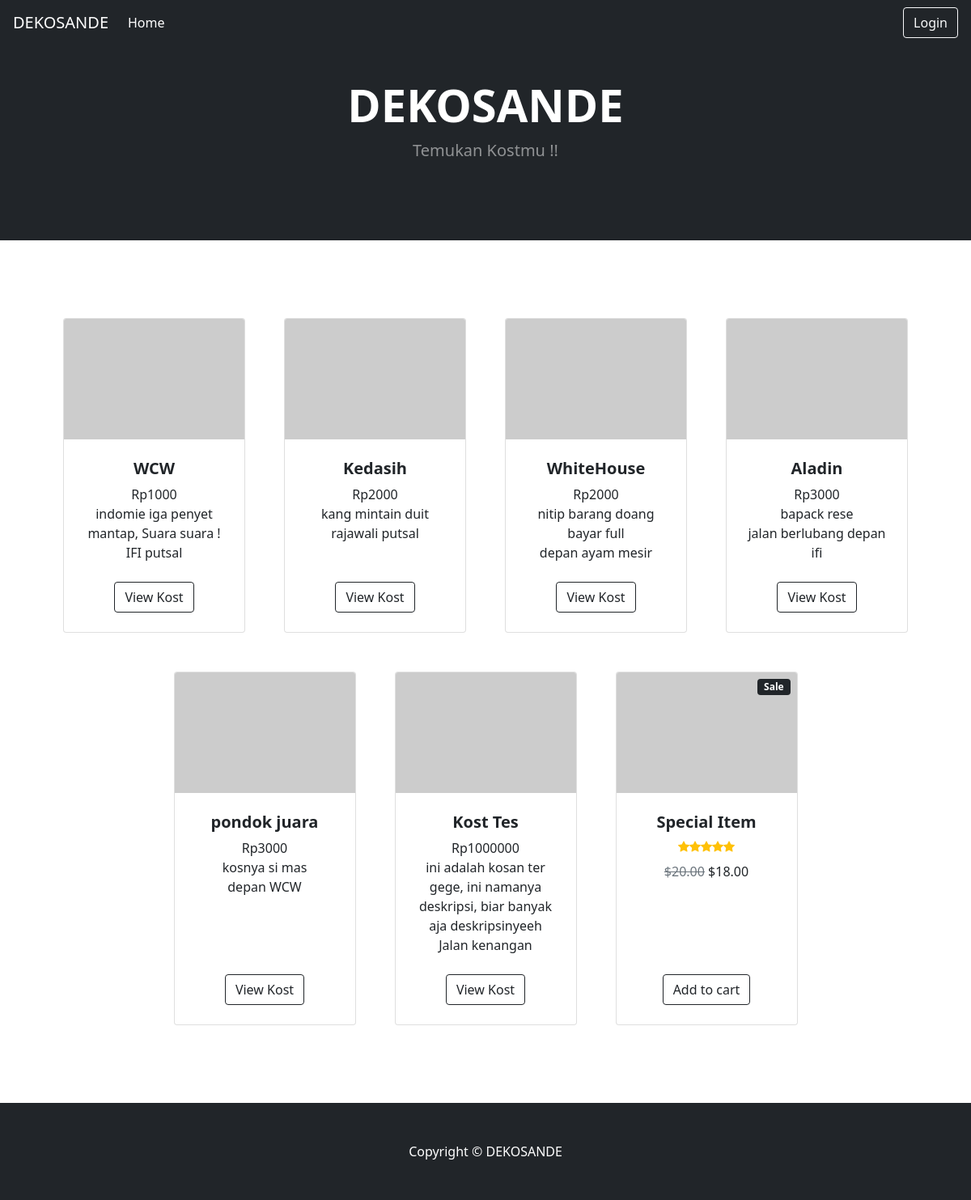
Before: / with the older database file.
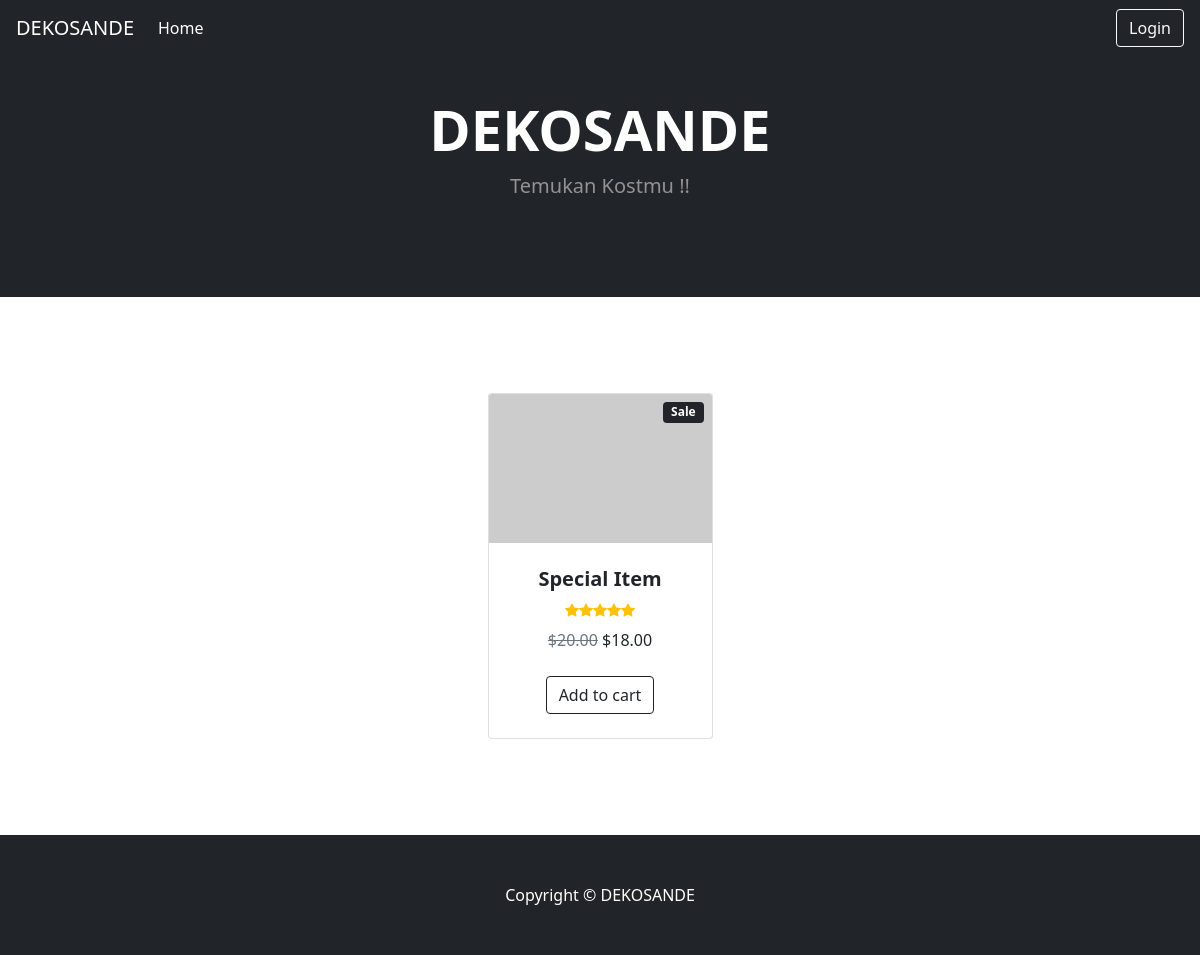
After: the same page with the newer database file.
### tables this page shows
CREATE TABLE `kos` (
  `idKos` int(11) NOT NULL,
  `namaKos` varchar(30) NOT NULL,
  `jenisKos` tinyint(1) NOT NULL,
  `hargaKos` int(8) NOT NULL,
  `alamatKos` varchar(100) NOT NULL,
  `deskripsi` text NOT NULL,
  `NIK` varchar(16) NOT NULL
);

### application/controllers/Welcome.php (called while the page is built, shortened)
<?php
	class Welcome extends CI_Controller {
		public function __construct()
		{
			$this->load->helper('form');
			$this->load->model('KostModel');
		}
		public function index()
		{
			$data['main_view'] = 'HomeView';
			$data['title'] = 'Home';
			$data['kos'] = $this->KostModel->getAllKost();
			$this->load->view('PageView', $data);
		}
	}

### index.php (called while the page is built, shortened)
<?php
require_once BASEPATH.'core/CodeIgniter.php';

### application/models/KostModel.php (called while the page is built, shortened)
<?php
class KostModel extends CI_Model {
    public function getAllKost()
    {
        return $this->db->select('*')
                        ->from('kos')
                        ->get()->result_array();
    }
}

### application/views/HomeView.php (the view, shortened to what this page needs)
<?php $this->load->view('template/Navbar');?>
<div>
    <header class="bg-dark py-5">
        <div class="container px-4 px-lg-5 my-5">
            <div class="text-center text-white">
                <h1 class="display-4 fw-bolder">DEKOSANDE</h1>
                <p class="lead fw-normal text-white-50 mb-0">Temukan Kostmu !!</p>
            </div>
        </div>
    </header>
    <section class="py-5">
        <div class="container px-4 px-lg-5 mt-5">
            <div class="row gx-4 gx-lg-5 row-cols-2 row-cols-md-3 row-cols-xl-4 justify-content-center">
                <?php
                    foreach($kos as $data) {
                        echo '
                            <div class="col mb-5">
                                <div class="card h-100">
                                    <img class="card-img-top" src="https://dummyimage.com/450x300/dee2e6/6c757d.jpg" alt="..." />
                                    <div class="card-body p-4">
                                        <div class="text-center">
                                            <h5 class="fw-bolder"> '.$data["namaKos"].' </h5>
                                            Rp'.$data["hargaKos"].'<br>
                                            '.$data["deskripsi"].'<br>
                                            '.$data["alamatKos"].'
                                        </div>
                                    </div>
                                    <div class="card-footer p-4 pt-0 border-top-0 bg-transparent">
                                        <div class="text-center"><a class="btn btn-outline-dark mt-auto" href="'.site_url('KostController/data_kost_id/'.$data["idKos"]).'">View Kost</a></div>
                                    </div>
                                </div>
                            </div>
                        ';
                    }
                ?>
                <div class="col mb-5">
                    <div class="card h-100">
                        <div class="badge bg-dark text-white position-absolute" style="top: 0.5rem; right: 0.5rem">Sale</div>
                        <img class="card-img-top" src="https://dummyimage.com/450x300/dee2e6/6c757d.jpg" alt="..." />
                        <div class="card-body p-4">
                            <div class="text-center">
                                <h5 class="fw-bolder">Special Item</h5>
                                <div class="d-flex justify-content-center small text-warning mb-2">
                                    <div class="bi-star-fill"></div>
                                    <div class="bi-star-fill"></div>
                                    <div class="bi-star-fill"></div>
                                    <div class="bi-star-fill"></div>
                                    <div class="bi-star-fill"></div>
                                </div>
                                <span class="text-muted text-decoration-line-through">$20.00</span>
                                $18.00
                            </div>
                        </div>
                        <div class="card-footer p-4 pt-0 border-top-0 bg-transparent">
                            <div class="text-center"><a class="btn btn-outline-dark mt-auto" href="#">Add to cart</a></div>
                        </div>
                    </div>
                </div>
            </div>
        </div>
    </section>
    <?php $this->load->view('template/Footer');?>
</div>

### application/views/PageView.php (shortened to what this page needs)
<!DOCTYPE html>
<html lang="en">
<head>
    <link rel="stylesheet" type="text/css" href="https://cdn.jsdelivr.net/npm/sweetalert2@7.26.10/dist/sweetalert2.min.css" >
    <link rel="stylesheet" href="https://stackpath.bootstrapcdn.com/bootstrap/4.4.1/css/bootstrap.min.css">
    <link href="https://use.fontawesome.com/releases/v5.13.0/css/all.css" rel="stylesheet">
    <link href="https://cdn.jsdelivr.net/npm/bootstrap-icons@1.5.0/font/bootstrap-icons.css" rel="stylesheet" />
    <link href="<?= base_url('asset/css/styles.css') ?>" rel="stylesheet" />
</head>
<body>
  <?php $this->load->view($main_view); ?>
</body>
</html>

### application/views/template/Navbar.php (shortened to what this page needs)
<div>
    <nav class="navbar navbar-expand-lg navbar-dark bg-dark fixed-top">
        <a class="navbar-brand" href="#">DEKOSANDE</a>
        <div class="collapse navbar-collapse" id="navbarSupportedContent">
            <ul class="navbar-nav mr-auto">
                <li class="nav-item active">
                    <a class="nav-link" href="<?= site_url('Welcome/index')?>">Home <span class="sr-only">(current)</span></a>
                </li>
            </ul>
            <?php if($this->session->userdata('data_login') == False) {?>
                <a class="btn btn-outline-light" href="<?= site_url('Welcome/login') ?>">Login</a>
            <?php } ?>
        </div>
    </nav>
</div>

### application/views/template/Footer.php
<div>
    <footer class="py-5 bg-dark">
        <div class="container"><p class="m-0 text-center text-white">Copyright &copy; DEKOSANDE</p></div>
    </footer>
</div>

Changed rows visible on the page:
removed kos: namaKos "WCW", hargaKos "1000", deskripsi "indomie iga penyet mantap, Suara suara !", alamatKos "IFI putsal"
removed kos: namaKos "Kedasih", hargaKos "2000", deskripsi "kang mintain duit", alamatKos "rajawali putsal"
removed kos: namaKos "WhiteHouse", hargaKos "2000", deskripsi "nitip barang doang bayar full", alamatKos "depan ayam mesir"
removed kos: namaKos "Aladin", hargaKos "3000", deskripsi "bapack rese", alamatKos "jalan berlubang depan ifi"
removed kos: namaKos "pondok juara", hargaKos "3000", deskripsi "kosnya si mas", alamatKos "depan WCW"
removed kos: namaKos "Kost Tes", hargaKos "1000000", deskripsi "ini adalah kosan ter gege, ini namanya deskripsi, biar banyak aja deskripsinyeeh", alamatKos "Jalan kenangan"
